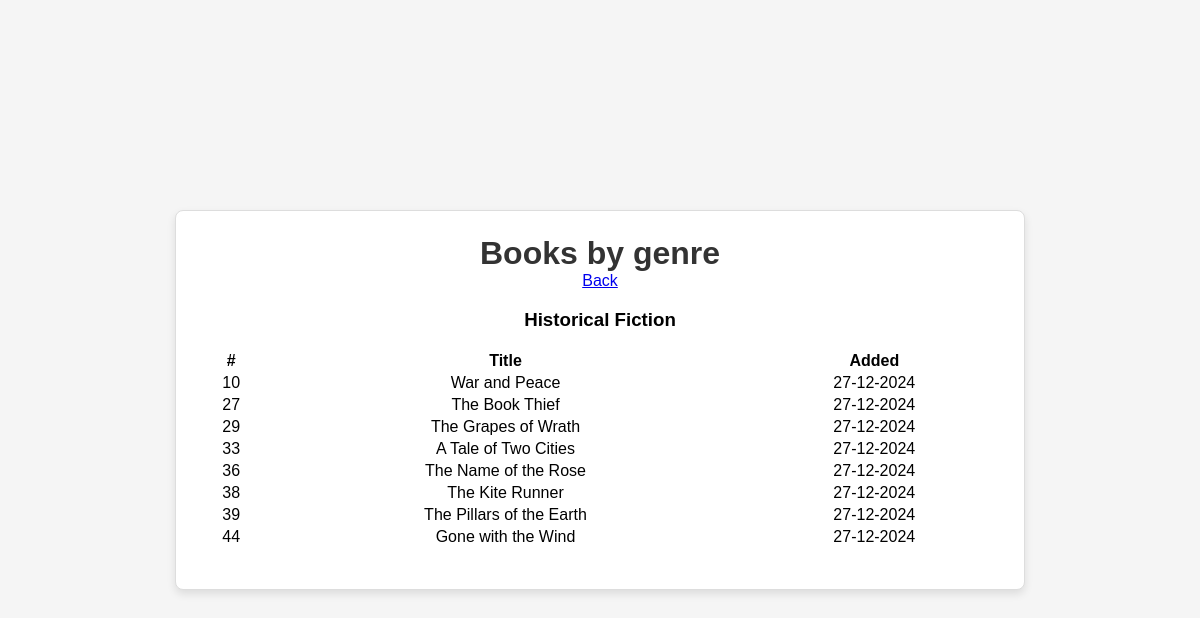
Screenshot of /genres/6 with the database file from the repository.
### database.py (models this page shows, shortened)
class Genre(db.Model):
    id = db.Column(db.Integer, primary_key=True)
    name = db.Column(db.String, nullable=False)
    books = relationship("Book", back_populates="genre")
    added = db.Column(db.DateTime, nullable=False, default=func.now())

class Book(db.Model):
    id = db.Column(db.Integer, primary_key=True)
    name = db.Column(db.String, nullable=False)
    added = db.Column(db.DateTime, nullable=False, default=func.now())
    genre_id = db.Column(db.Integer, db.ForeignKey(
        "genre.id", ondelete='SET NULL'))
    genre = relationship("Genre", back_populates="books")

### app.py (the view)
@ app.route("/genres/<int:genre_id>")
def books_by_genre(genre_id):
    genre = Genre.query.get_or_404(genre_id)
    return render_template("books_by_genre.html", genre_name=genre.name, books=genre.books)

### templates/books_by_genre.html (shortened to what this page needs)
<!DOCTYPE html>
{% extends "layout.html" %} {% block body %}
<html lang="en">
  <head>
    <link
      rel="stylesheet"
      href="https://cdn.jsdelivr.net/npm/purecss@3.0.0/build/pure-min.css"
    />
  </head>
  <body>
    <div id="main">
      <div class="header">
        <h1>Books by genre</h1>
      </div>
      <div class="pure-g">
          <a class="pure-button" href="{{ url_for('all_books') }}">Back</a>
        <div class="pure-u-1-1">
            <h3>{{genre_name}}</h4>
          <table class="pure-table">
                <thead>
                <tr>
                    <th>#</th>
                    <th>Title</th>
                    <th>Added</th>
                </tr>
                </thead>
                <tbody>
                {%- for book in books %}
                <tr>
                    <td>{{ book.id }}</td>
                    <td>{{ book.name }}</td>
                    <td>{{ book.added.strftime("%d-%m-%Y") }}</td>
                </tr>
                {%- endfor %}
                </tbody>
          </table>
        </div>
      </div>
    </div>
  </body>
</html>
{% endblock %}

### templates/books_by_genre.html (style rules this page uses)
body { margin: 0; padding: 0; display: flex; justify-content: center; align-items: center; height: 100vh; text-align: center; font-family: Arial, sans-serif; background-color: #f5f5f5; }
#main { width: 80%; max-width: 800px; background-color: #fff; border: 1px solid #ddd; border-radius: 8px; box-shadow: 0 4px 8px rgba(0, 0, 0, 0.1); padding: 1.5em; }
.header h1 { margin: 0; font-size: 2em; color: #333; }
.pure-table { margin: 1em auto; width: 100%; }

### rows the page displays
Genre: name "Historical Fiction"
Book: id "10", name "War and Peace", added "27-12-2024"
Book: id "27", name "The Book Thief", added "27-12-2024"
Book: id "29", name "The Grapes of Wrath", added "27-12-2024"
Book: id "33", name "A Tale of Two Cities", added "27-12-2024"
Book: id "36", name "The Name of the Rose", added "27-12-2024"
Book: id "38", name "The Kite Runner", added "27-12-2024"
Book: id "39", name "The Pillars of the Earth", added "27-12-2024"
Book: id "44", name "Gone with the Wind", added "27-12-2024"
